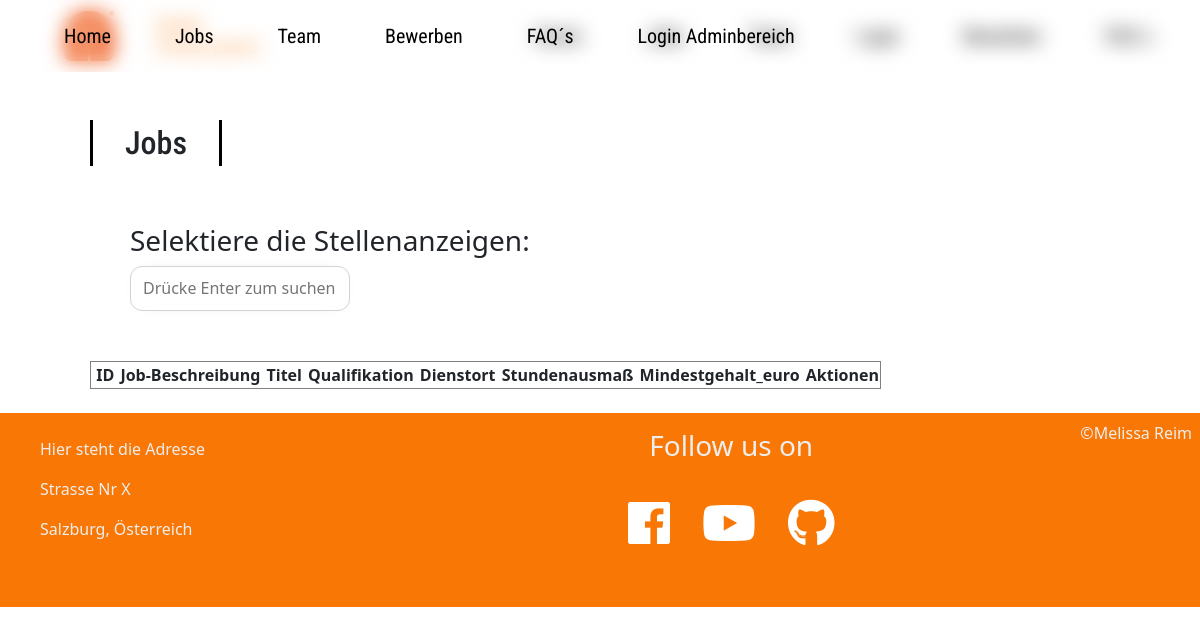
The page /PHP/index.php?seite=jobs on the database as committed earlier.
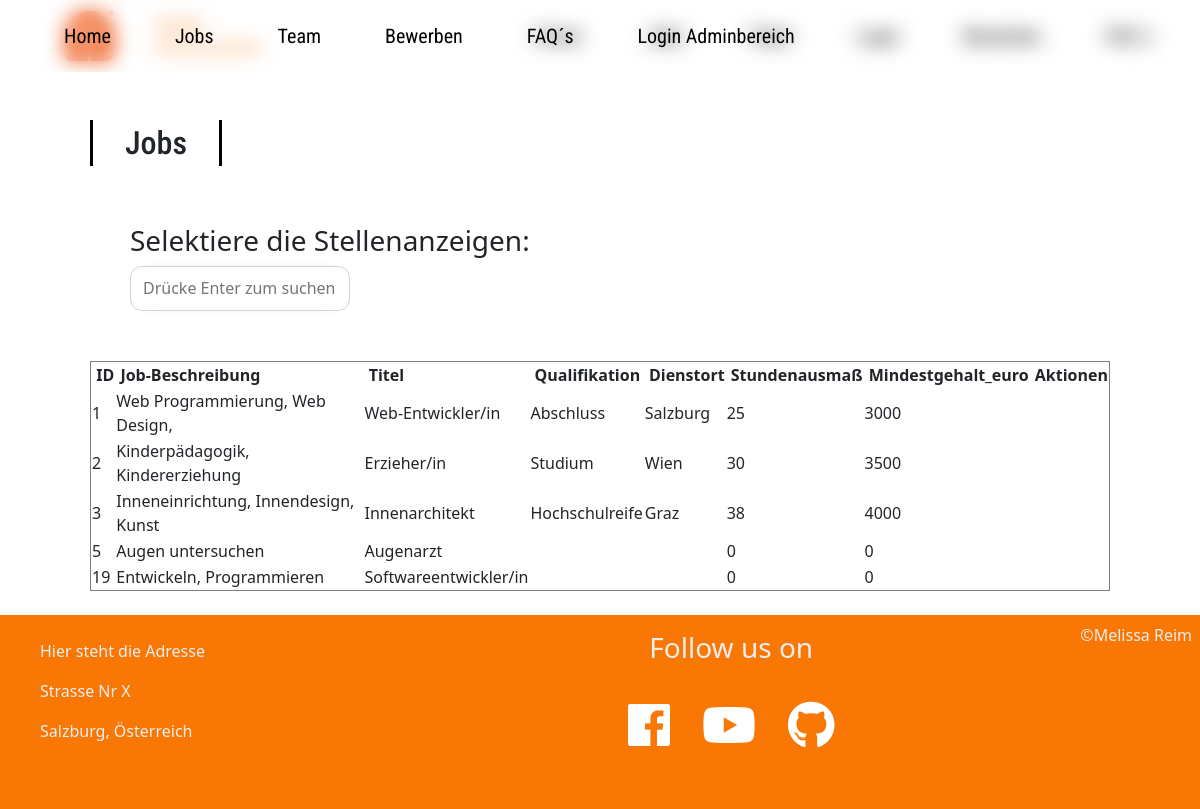
The same page on the database as committed later.
### tables this page shows
CREATE TABLE `jobs` (
  `id` int(10) UNSIGNED NOT NULL,
  `jobs` varchar(255) NOT NULL,
  `titel` varchar(50) NOT NULL,
  `kategorie_id` int(10) UNSIGNED NOT NULL,
  `qualifikation` varchar(255) NOT NULL,
  `dienstort` varchar(50) NOT NULL,
  `stundenausmaß` int(50) NOT NULL,
  `mindestgehalt_euro` int(11) NOT NULL,
  `datum` datetime NOT NULL DEFAULT current_timestamp()
);

### PHP/index.php (called while the page is built, shortened)
<?php
include "kopf.php";
?>
<?php
if (empty($_GET["seite"])){
    $site = "home";
} else{
    $site = $_GET["seite"];
}
if($site == "home") {
    $include_datei = "inhalte/home.php";
    $seitentitel ="Find your passion";
} else if ($site == "jobs") {
    $include_datei = "inhalte/jobs.php";
} else if ($site == "ueberuns") {
    $include_datei = "inhalte/ueberuns.php";
    $seitentitel ="Team";
} else if ($site == "bewerbung") {
    $include_datei = "inhalte/bewerbung.php";
    $seitentitel ="Bewerben.";
} else if ($site == "faq") {
    $include_datei = "inhalte/faq.php";
    $seitentitel ="FAQ´s";
} else {
    $include_datei = "error404.php";
}
?>
<?php
include  $include_datei;
include "fuss.php";
?>

### PHP/admin/funktionen.php (called while the page is built, shortened)
<?php
$db = mysqli_connect("localhost", "root", "", "getajob");
mysqli_set_charset($db, "utf8");
function query ($sql_befehl) {
    global $db;
    $result = mysqli_query($db, $sql_befehl);
    return $result;
}

### PHP/inhalte/jobs.php (the view, shortened to what this page needs)
<main>
    <h2 class="page-heading">Jobs</h2>
    <div id="searching">
      <h3>Selektiere die Stellenanzeigen:</h3>
      <input id="myInput" onkeyup="myFunction()" placeholder="Drücke Enter zum suchen ... " type="text" name="text" class="input" >
    </div>
      <?php
include "admin/funktionen.php";
?>
<?php
$result = query( "SELECT * FROM jobs WHERE id ORDER BY id ASC");
echo "<table id='myTable' border='1'>";
echo "<thread border='1'>";
echo "<tr>";
    echo "<th>&nbsp;ID</th>";
    echo "<th>&nbsp;Job-Beschreibung</th>";
    echo "<th>&nbsp;Titel</th>";
    echo "<th>&nbsp;Qualifikation</th>";
    echo "<th>&nbsp;Dienstort</th>";
    echo "<th>&nbsp;Stundenausmaß</th>";
    echo "<th>&nbsp;Mindestgehalt_euro</th>";
    echo "<th>&nbsp;Aktionen</th>";
echo "</tr>";
echo "</thread>";
    echo "<tbody>";
while ($row = mysqli_fetch_assoc($result)) {
    echo "<tr>";
        echo "<td>" . $row["id"]  .  "</td>";
        echo "<td>" . $row["jobs"]  .  "</td>";
        echo "<td>" . $row["titel"]  .  "</td>";
        echo "<td>" . $row["qualifikation"]  .  "</td>";
        echo "<td>" . $row["dienstort"]  .  "</td>";
        echo "<td>" . $row["stundenausmaß"]  .  "</td>";
        echo "<td>" . $row["mindestgehalt_euro"]  .  "</td>";
    echo "</tr>";
}
    echo"</tbody>";
    echo"</table>";
    echo "<br/>";
?>
</main>

### PHP/kopf.php (shortened to what this page needs)
<!DOCTYPE html>
<html lang="de">
<head>
</head>
  <link rel="stylesheet" href="https://use.fontawesome.com/releases/v5.1.0/css/all.css"
>
<link href="style.css" rel="stylesheet" type="text/css" />
<link
rel="stylesheet"
href="../vendor/bootstrap-5.3.2-dist/css/bootstrap.css"
/>
<body>
    <nav>
        <div id="logo-img">
            <a href="#">
                <img src="../logo/logo_orange.svg" alt="headerLogo">
            </a>
            <p class="slogan"><bold>Getajob</bold> <br> Find your passion</p>
        </div>
        <ul>
            <li>
                <a href="index.html">Home</a>
            </li>
            <li>
                <a href="jobs.html">Jobs</a>
            </li>
            <li>
                <a href="ueberuns.html">Team</a>
            </li>
            <li>
                <a href="login.html">Login</a>
            </li>
            <li>
                <a href="bewerbung.html">Bewerben</a>
            </li>
            <li>
                <a href="faq.html">FAQ´s</a>
            </li>
        </ul>
    </nav>
<?php include "nav.php"; ?>

### PHP/nav.php
<?php
$nav_punkte = array(
    "home" => "Home"
    , "jobs" => "Jobs"
    , "ueberuns" => "Team"
    , "bewerbung" => "Bewerben"
    , "faq" => "FAQ´s"
);
echo "<nav><ul>";
foreach ($nav_punkte as $href => $nav_punkt) {
    echo '<li ';
    if (true == $href) {
        echo 'class="active"';
    }
    echo '><a href="?seite=';
    echo $href . '">' . $nav_punkt;
    echo "</a></li>" ;
  }
echo "<li><a href='admin/login.php'>Login Adminbereich</a></li></ul></nav>";
?>

### PHP/fuss.php (shortened to what this page needs)
  <link rel="stylesheet" href="https://use.fontawesome.com/releases/v5.1.0/css/all.css"
>
<link href="style.css" rel="stylesheet" type="text/css" />
<link
rel="stylesheet"
href="../vendor/bootstrap-5.3.2-dist/css/bootstrap.css"
/>
<footer>
            <div id="left-footer">
                <p>
                    <ul>
                        <li>
                            <p>Hier steht die Adresse</p>
                        </li>
                        <li>
                            <p>Strasse Nr X</p>
                        </li>
                        <li>
                            <p>Salzburg, Österreich</p>
                        </li>
                    </ul>
                </p>
            </div>
            <div id="right-footer">
                <h3>Follow us on</h3>
                <div id="social-media-footer">
                    <ul>
                        <li>
                            <a href="#">
                                <i class="fab fa-facebook"></i>
                            </a>
                        </li>
                        <li>
                            <a href="https://www.youtube.com/@melissareim5712">
                                <i class="fab fa-youtube"></i>
                            </a>
                        </li>
                        <li>
                            <a href="https://github.com/melissayr">
                                <i class="fab fa-github"></i>
                            </a>
                        </li>
                    </ul>
                </div>
            </div>
            &copy; <?php// echo "2024 - " . date("Y"); echo $nav_punkte[$site]; ?> <p> Melissa Reim</p>
        </footer>

### PHP/style.css (style rules this page uses)
body { font-family: "Roboto", sans-serif; margin: 0; }
p { line-height: 1.5; }
main { margin: 0 auto; }
a { text-decoration: none; color: black; }
input, textarea { height: 32px; padding: 0 16px; font-family: "Roboto Condensed", sans-serif; font-size: 20px; border: none; box-shadow: inset 8px 3px 18px -4px rgba(0, 0, 0, 0.4); }
.input { width: 100%; max-width: 220px; height: 45px; padding: 12px; border-radius: 12px; border: 1.5px solid lightgrey; outline: none; transition: all 0.3s cubic-bezier(0.19, 1, 0.22, 1); box-shadow: 0px 0px 20px -18px; }
nav { height: 72px; width: 100%; margin: 0; position: fixed; font-family: "Roboto Condensed", sans-serif; font-size: 20px; display: flex; justify-content: space-between; padding: 0 16px 0 0; box-sizing: border-box; z-index: 100; background: transparent; backdrop-filter: blur(10px); }
nav a { padding: 0 32px; color: rgb(3, 0, 0); transition: 0.4s; text-decoration: none; background: transparent; backdrop-filter: blur(10px); }
nav ul { display: flex; list-style: none; justify-content: space-around; align-items: center; height: 100%; margin: 0; }
.slogan { font-size: 15px; margin: 10px; color: rgb(249, 119, 5); background: transparent; backdrop-filter: blur(10px); }
#logo-img { display: flex; height: 100%; background: #f4d0a8; padding: 0 32px; align-items: center; color: white; transition: 0.4s; background: transparent; backdrop-filter: blur(10px); }
#logo-img img { height: 50px; background: transparent; backdrop-filter: blur(10px); }
#searching { margin-top: 50px; margin-bottom: 50px; display: flex; justify-content: space-between; flex-flow: column; padding-left: 40px; padding-right: 150px; }
footer { background: rgb(249, 119, 5); padding: 8px; color: #eee; display: flex; }
footer a { color: white; }
footer #left-footer { flex: 1; border-right: 1px solid rgb(249, 119, 5); padding-left: 32px; }
footer #left-footer ul { padding: 0; list-style: none; line-height: 1.5; }
footer #right-footer { flex: 2; padding: 8px; text-align: center; }
footer #social-media-footer a .fa-facebook, footer #social-media-footer a .fa-youtube, footer #social-media-footer a .fa-github { color: white; transition: 0.4s; }
footer #social-media-footer ul { display: flex; list-style: none; justify-content: center; padding: 0; }
footer #social-media-footer ul li { font-size: 48px; padding: 16px; transition: 0.4s; }
.page-heading { font-size: 32px; font-family: "Roboto Condensed", sans-serif; border-left: 3px solid black; border-right: 3px solid black; transition: all 0.4s; display: inline-block; padding: 4px 32px; margin-top: 120px; }
@media (min-width: 720px) { main { width: 95%; } }
@media (min-width: 1200px) { main { width: 85%; } }

Rows that differ between the two databases and show on the page:
added jobs: id "1", jobs "Web Programmierung, Web Design,", titel "Web-Entwickler/in", qualifikation "Abschluss", dienstort "Salzburg", stundenausmaß "25", mindestgehalt_euro "3000"
added jobs: id "2", jobs "Kinderpädagogik, Kindererziehung", titel "Erzieher/in", qualifikation "Studium", dienstort "Wien", stundenausmaß "30", mindestgehalt_euro "3500"
added jobs: id "3", jobs "Inneneinrichtung, Innendesign, Kunst", titel "Innenarchitekt", qualifikation "Hochschulreife", dienstort "Graz", stundenausmaß "38", mindestgehalt_euro "4000"
added jobs: id "5", jobs "Augen untersuchen", titel "Augenarzt", stundenausmaß "0", mindestgehalt_euro "0"
added jobs: id "19", jobs "Entwickeln, Programmieren", titel "Softwareentwickler/in", stundenausmaß "0", mindestgehalt_euro "0"
